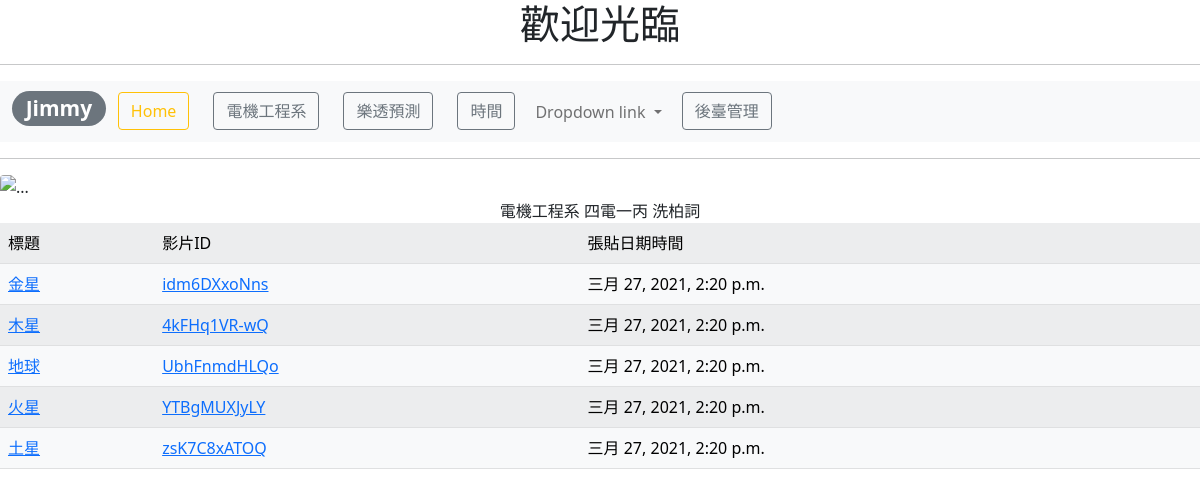
The page / on the database its author committed.
### mysite/models.py (models this page shows, shortened)
class Post(models.Model):
    title = models.CharField(max_length=200)
    vid = models.CharField(max_length=20, default="6RmVjOgJyg4")
    pub_date = models.DateTimeField(default=timezone.now)
    class Meta:
        ordering = ('-pub_date',)

### mysite/views.py (the view)
# urls.py: path('', views.index),
def index(request):
	posts = models.Post.objects.all()
	return render(request, "index.html", locals())

### templates/index.html (shortened to what this page needs)
<!doctype html>
<html lang="en">
  <head>
    <link href="https://cdn.jsdelivr.net/npm/bootstrap@5.0.0-beta2/dist/css/bootstrap.min.css" rel="stylesheet">
  </head>
  <body>
  	<center>
  	<div class="container">
    <h1>歡迎光臨</h1>
	</center>
    <hr>
<nav class="navbar navbar-expand-lg navbar-light bg-light">
  <div class="container-fluid">
  	<h3>
  	<span class="badge rounded-pill bg-secondary" href="#">Jimmy</span>
  	</h3>
    <div class="collapse navbar-collapse" id="navbarNav">
      <div class="collapse navbar-collapse" id="navbarNavDropdown">
      <ul class="navbar-nav">
        <li class="nav-item">
        <div class="container">
         	<div class="col">
         	 <a type="button" class="btn btn-outline-warning" class="nav-link active" aria-current="page" href="/">Home</a>
        </li>
        <li class="nav-item">
        	<div class="container">
        	<div class="col">
          <a type="button" class="btn btn-outline-secondary" class="nav-link" href="http://ee.nkust.edu.tw/">電機工程系</a>
        </li>
        <li class="nav-item">
        	<div class="container">
      	    <div class="col">
          <a type="button" class="btn btn-outline-secondary" class="nav-link" href="/lotto/">樂透預測</a>
        <li class="nav-item">
        	<div class="container">
        	<div class="col">
          <a type="button" class="btn btn-outline-secondary" class="nav-link" href="/date/">時間</a>
        </li>
        <li class="nav-item dropdown">
          <a class="nav-link dropdown-toggle" href="#" id="navbarDropdownMenuLink" role="button" data-bs-toggle="dropdown" aria-expanded="false">
            Dropdown link
          </a>
        </li>
        <li class="nav-item">
        	<div class="container">
      		<div class="col">
          <a  type="button" class="btn btn-outline-secondary" class="nav-link " href="/admin/" tabindex="-1" aria-disabled="true">後臺管理</a>
          </div>
        </div>
        </li>
      </ul>
    </div>
  </div>
</nav>
    <hr>
  	<center>
      <img src="https://upload.cc/i1/2021/03/27/vqcETG.jpg" class="rounded float-start" alt="...">
      <table class="table table-light table-striped">
        <tr><td>標題</td><td>影片ID</td><td>張貼日期時間</td>
      {% for post in posts %}
        <tr>
          <td><a href='https://www.youtube.com/watch?v={{ post.vid }}'>{{ post.title }}</a></td>
          <td><a href='/play/{{ post.id }}/'>{{ post.vid }}</a></td>
          <td>{{ post.pub_date }}</td>
        </tr>
      {% endfor %}
    		  <br>電機工程系 四電一丙 洗柏詞</br>
        </tr>
      </table>
    </center>
  </body>
</html>

### rows shown on the page
Post: title "金星", vid "idm6DXxoNns", pub_date "三月 27, 2021, 2:20 p.m."
Post: title "木星", vid "4kFHq1VR-wQ", pub_date "三月 27, 2021, 2:20 p.m."
Post: title "地球", vid "UbhFnmdHLQo", pub_date "三月 27, 2021, 2:20 p.m."
Post: title "火星", vid "YTBgMUXJyLY", pub_date "三月 27, 2021, 2:20 p.m."
Post: title "土星", vid "zsK7C8xATOQ", pub_date "三月 27, 2021, 2:20 p.m."
